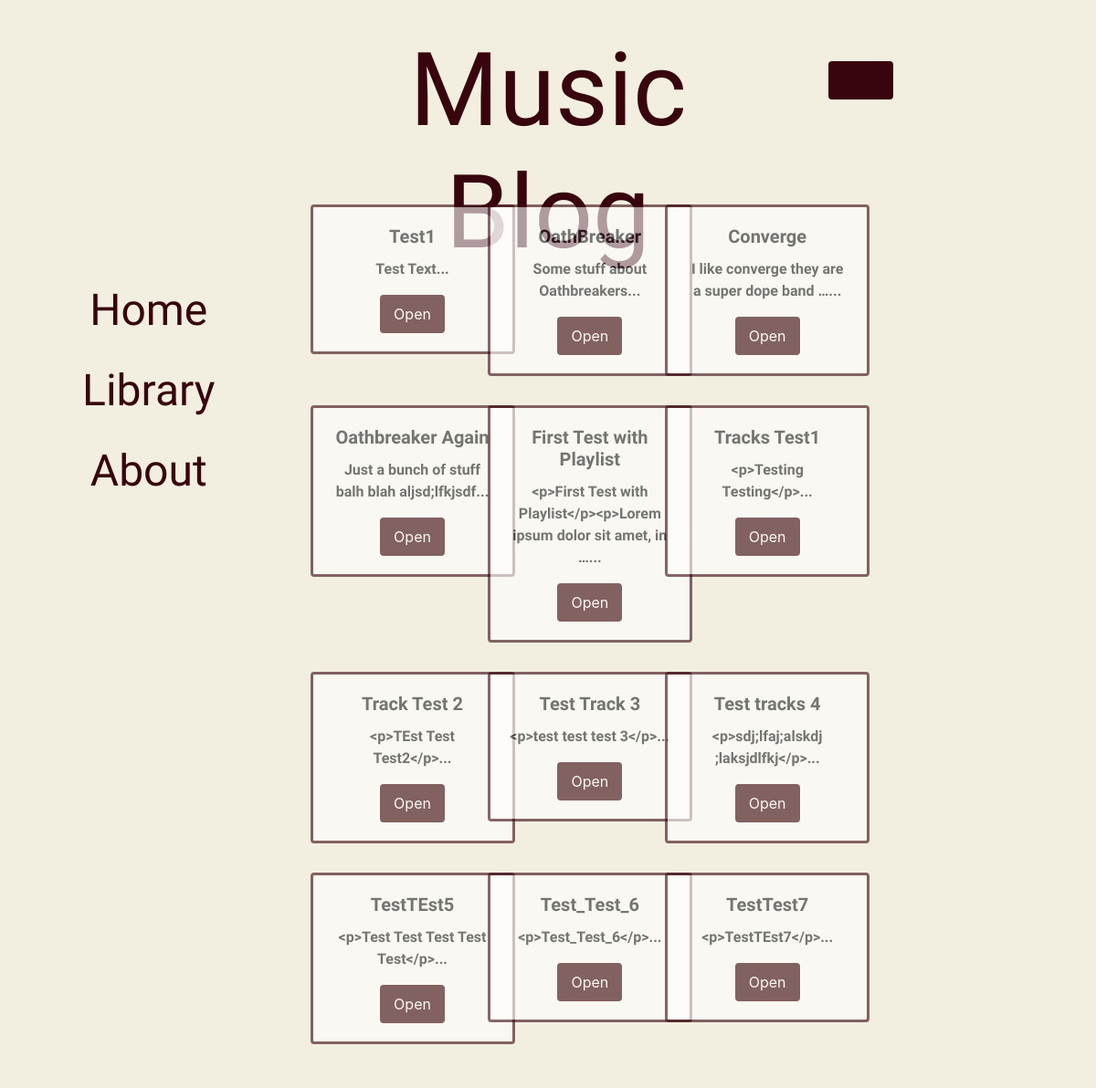
/library/, run on the app's committed database.
### blog/models.py (models this page shows, shortened)
class Post(models.Model):
    author = models.ForeignKey('auth.User', models.CASCADE)
    title = models.CharField(max_length=200)
    text = models.TextField()
    create_date = models.DateTimeField(default=timezone.now)
    published_date = models.DateTimeField(default=timezone.now)
    playlist_id = models.CharField(max_length=255, default="7qP3wKi5ynkAUw7Jlmwj7v")
    user_id = models.CharField(max_length=255, default=SPOTIFY_USER_ID)

### blog/views.py (the view)
# urls.py: path('library/', views.LibraryPageView.as_view(), name='library'),
class LibraryPageView(ListView):
    template_name = "library.html"
    model = Post
    def get_queryset(self):
        return Post.objects.filter().order_by('published_date')

### blog/templates/blog/library.html
{% extends 'base.html' %}
{% block content %}
    <div class="col col-6 card-libary edit-border" align="center">
        <div class="row justify-content-center">
    {% for post in post_list %}
            <div class="col col-lg-4">
                <div class="card" style="width: 14em;">
                    <div class="card-body">
                        <h5 class="card-title">{{ post.title }}</h5>
                        <p class="card-text">{{ post.text|truncatewords:9 }}...</p>
                        <a href="{% url "blogpage" pk=post.pk %}" class="btn btn-primary">Open</a>
                    </div>
                </div>
            </div>
        {% if forloop.counter|divisibleby:3 %}
            </div>
            <div class="row">
        {% endif %}
    {% endfor %}
        </div>
    </div>
{% endblock %}

### blog/static/css/master.css (style rules this page uses)
body, html { height: 100%; background-color: #f3efe0; }
a { color: #38040E; }
.card { margin: 1em; border: solid #38040E; opacity: 0.6; transition: opacity 1s; }
.card-title, .card-text { font-family: 'News Cycle', sans-serif; font-weight: bold; }
.btn { background-color: #38040E; border: solid #38040E; }

### data on the page
Post: title "Test1", text "Test Text"
Post: title "OathBreaker", text "Some stuff about Oathbreakers"
Post: title "Converge", text "I like converge they are a super dope band …"
Post: title "Oathbreaker Again", text "Just a bunch of stuff balh blah aljsd;lfkjsdf"
Post: title "First Test with Playlist", text "<p>First Test with Playlist</p><p>Lorem ipsum dolor sit amet, in …"
Post: title "Tracks Test1", text "<p>Testing Testing</p>"
Post: title "Track Test 2", text "<p>TEst Test Test2</p>"
Post: title "Test Track 3", text "<p>test test test 3</p>"
Post: title "Test tracks 4", text "<p>sdj;lfaj;alskdj ;laksjdlfkj</p>"
Post: title "TestTEst5", text "<p>Test Test Test Test Test</p>"
Post: title "Test_Test_6", text "<p>Test_Test_6</p>"
Post: title "TestTest7", text "<p>TestTEst7</p>"
